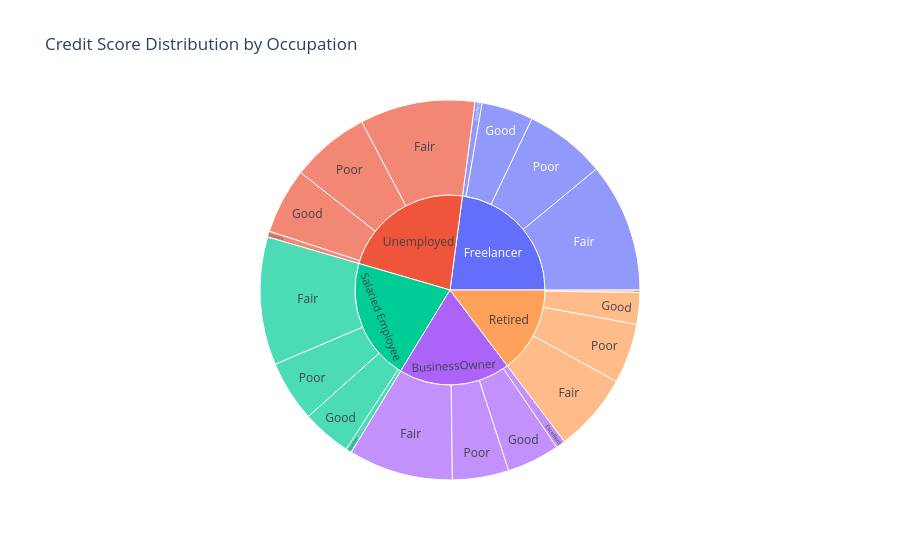

Here is the notebook cell this chart was saved with:
### Markdown cell above
Credit Score Distribution by Occupation

### Code cell
data["Credit_Category"] = pd.cut(data["Credit_Score"],
                                 bins=[0,600,700,800,900],
                                 labels=["Poor","Fair","Good","Excellent"])

fig = px.sunburst(data, path=["Occupation","Credit_Category"], title="Credit Score Distribution by Occupation")
fig.show()

### Figure 1 — Plotly figure (JSON) as saved in the notebook; plotly's stock layout.template omitted (floating-point values rounded to 4 significant figures)
{"data": [{"branchvalues": "total", "domain": {"x": [0, 1], "y": [0, 1]}, "hovertemplate": "labels=%{label}<br>count=%{value}<br>parent=%{parent}<br>id=%{id}<extra></extra>", "ids": ["Unemployed/Fair", "Retired/Poor", "Salaried Employee/Fair", "Retired/Fair", "BusinessOwner/Fair", "Salaried Employee/Good", "Salaried Employee/Poor", "Freelancer/Poor", "Unemployed/Good", "BusinessOwner/Poor", "Freelancer/Excellent", "BusinessOwner/Good", "Unemployed/Poor", "Salaried Employee/Excellent", "Freelancer/Fair", "Retired/Good", "Freelancer/Good", "Unemployed/Excellent", "BusinessOwner/Excellent", "Retired/Excellent", "Unemployed", "Retired", "Salaried Employee", "BusinessOwner", "Freelancer"], "labels": ["Fair", "Poor", "Fair", "Fair", "Fair", "Good", "Poor", "Poor", "Good", "Poor", "Excellent", "Good", "Poor", "Excellent", "Fair", "Good", "Good", "Excellent", "Excellent", "Excellent", "Unemployed", "Retired", "Salaried Employee", "BusinessOwner", "Freelancer"], "name": "", "parents": ["Unemployed", "Retired", "Salaried Employee", "Retired", "BusinessOwner", "Salaried Employee", "Salaried Employee", "Freelancer", "Unemployed", "BusinessOwner", "Freelancer", "BusinessOwner", "Unemployed", "Salaried Employee", "Freelancer", "Retired", "Freelancer", "Unemployed", "BusinessOwner", "Retired", "", "", "", "", ""], "type": "sunburst", "values": [98, 51, 109, 67, 89, 42, 52, 69, 56, 48, 6, 45, 67, 5, 110, 27, 44, 5, 8, 2, 226, 147, 208, 190, 229]}], "layout": {"legend": {"tracegroupgap": 0}, "title": {"text": "Credit Score Distribution by Occupation"}}}
